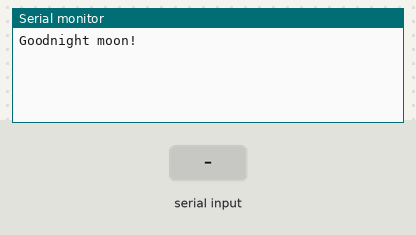
Simulated run of this sketch. Board: Arduino Uno, built with avr-gcc and run on an emulated ATmega328P. Parts: the last lines printed to the serial monitor. Inputs (shaded band) come from the test bench.

Above: at 1.2 s.
1.3 s: "1" received over the second serial link
At 1.7 s:
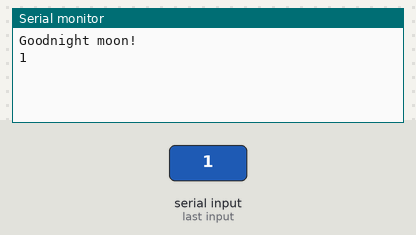
2.8 s: "0" received over the second serial link
At 4.0 s:
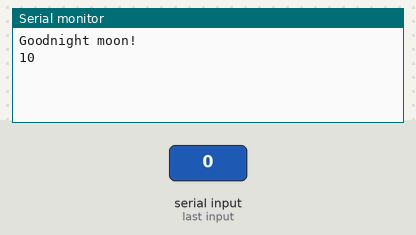

Measured:
- after the input at 1.3 s, the serial monitor: prints a new line at once (image 1)
- after the input at 2.8 s, the serial monitor: prints a new line at once (image 2)

The sketch:

deleteAfter.ino
```cpp
/*
 *  The purpose of this file to put the HC-05 in AT MODE,
 *  We can do this by connecting HC-05 RX,TX,VCC,GND to
 *  Arduinos pin 11, pin 10, VCC, GND respectively.  Also before connecting VCC,
 *  We need to have EN connected to VCC and hold the button down.  After connecting VCC, we can let
 *  go of the button and disconnect the EN.
 *  This should put us in AT MODE
 *
 *
 *  // follow the tutorial http://blog.zakkemble.co.uk/getting-bluetooth-modules-talking-to-each-other/
 *  The following commands are useful
 *  AT
 *  AT+MODE?
 *  AT+MODE=1 (connect to any device)
 *  AT+MODE=0 (connect to paired devices only)
 *  AT+PSWD=1234 (Set password, its all at 1234 for now) same as slave for master
 *  AT+NAME=MYBT
 *  AT+UART=115200,1,0 (baudrate,stopbit,parity)
 *  AT+ORGL default setting
 *  AT+ROLE=1(master = 1, slave = 0)
 *  AT+RESET after changing role
 *  AT+INQM=0,5,5   (standard,stop after 5 devices found, or after 5 seconds)
 *  AT+INIT to initalize any bluetooth transmitting/receive
 *  AT+INQ start searching
 */


#include <SoftwareSerial.h>
SoftwareSerial mySerial(10, 11); // RX, TX

void setup()
{
Serial.begin(38400);
Serial.println("Goodnight moon!");
//mySerial.begin(115200);
//mySerial.begin(115200);
mySerial.begin(38400);

}

void loop() // run over and over
{
if (mySerial.available())
Serial.write(mySerial.read());
if (Serial.available())
mySerial.write(Serial.read());
//static int counter = 0;
//delay(100);
//counter++;
//Serial.println(counter);
}

//void setup() {}
//void loop() {}
```
